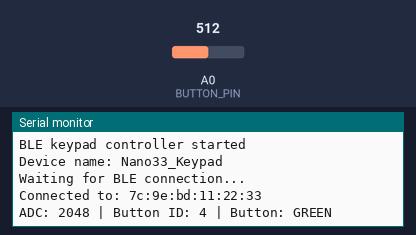
Simulated run of this sketch. Board: Arduino Nano 33 IoT. On the bench: the last lines printed to the serial monitor. The test bench sets the inputs (shaded band); at power-on: A0 (BUTTON_PIN) = 512 (analog values on the 0–1023 scale). Nothing arrives over Bluetooth unless stated; a phone connects over Bluetooth LE 3 s after start.

Above: at 3.8 s.
3.9 s: A0 (BUTTON_PIN) set to 716
At 4.9 s:
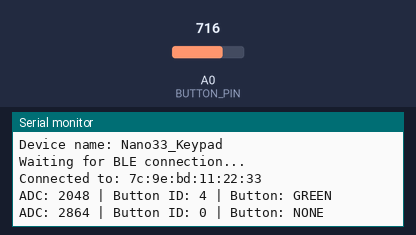
5.4 s: A0 (BUTTON_PIN) set to 306
At 6.2 s:
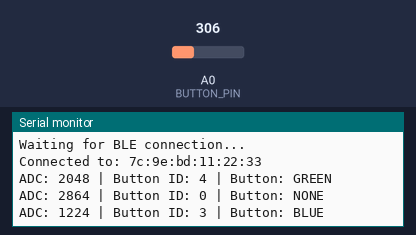
6.9 s: A0 (BUTTON_PIN) set to 122
At 7.3 s:
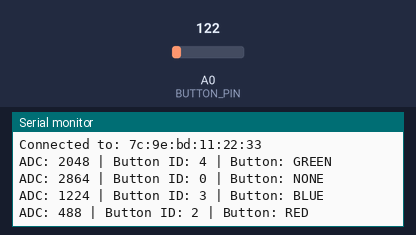
8.4 s: A0 (BUTTON_PIN) set to 0
At 9.5 s:
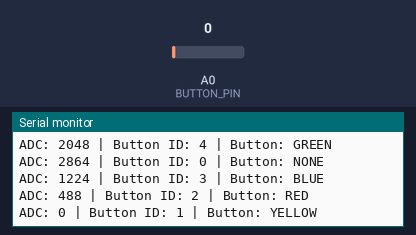

Measured:
- after the input at 3.9 s, the serial monitor: prints a new line after 0.05 s (image 1)
- after the input at 5.4 s, the serial monitor: prints a new line after 0.06 s (image 2)
- after the input at 6.9 s, the serial monitor: prints a new line after 0.06 s (image 3)
- after the input at 8.4 s, the serial monitor: prints a new line after 0.05 s (image 4)

The sketch:

button.ino
```cpp
#include <ArduinoBLE.h>

const int BUTTON_PIN = A0;

// ===============================
// Button ID
// ===============================
// 0 = NONE
// 1 = YELLOW
// 2 = RED
// 3 = BLUE
// 4 = GREEN
// 5 = WHITE

const int BUTTON_NONE   = 0;
const int BUTTON_YELLOW = 1;
const int BUTTON_RED    = 2;
const int BUTTON_BLUE   = 3;
const int BUTTON_GREEN  = 4;
const int BUTTON_WHITE  = 5;

// ===============================
// Measured ADC center values
// ===============================
// 햄이 측정한 값
const int CENTER_YELLOW = 0;
const int CENTER_RED    = 565;
const int CENTER_BLUE   = 1314;
const int CENTER_GREEN  = 2029;
const int CENTER_WHITE  = 2973;

// 아무 버튼도 안 눌렀을 때 값
// 실제로 안 눌렀을 때 Serial Monitor에 뜨는 값으로 바꿔도 됨
const int CENTER_NONE   = 4095;

// ADC 값 흔들림 허용 범위
// 2028, 2029, 2030처럼 살짝 흔들리는 건 이 범위 안에서 처리됨
const int TOLERANCE = 100;

// ===============================
// BLE UUID
// ===============================
BLEService keypadService("19B10000-E8F2-537E-4F6C-D104768A1214");

BLEByteCharacteristic buttonChar(
  "19B10001-E8F2-537E-4F6C-D104768A1214",
  BLERead | BLENotify
);

BLEUnsignedShortCharacteristic rawAdcChar(
  "19B10002-E8F2-537E-4F6C-D104768A1214",
  BLERead | BLENotify
);

// ===============================
// Debounce variables
// ===============================
int stableButton = BUTTON_NONE;
int lastReadButton = BUTTON_NONE;

unsigned long lastChangeTime = 0;
const unsigned long DEBOUNCE_MS = 50;

unsigned long lastRawSendTime = 0;
const unsigned long RAW_SEND_INTERVAL_MS = 100;

// ===============================
// Button classification
// ===============================
int classifyButton(int adc) {
  int centers[6] = {
    CENTER_NONE,
    CENTER_YELLOW,
    CENTER_RED,
    CENTER_BLUE,
    CENTER_GREEN,
    CENTER_WHITE
  };

  int ids[6] = {
    BUTTON_NONE,
    BUTTON_YELLOW,
    BUTTON_RED,
    BUTTON_BLUE,
    BUTTON_GREEN,
    BUTTON_WHITE
  };

  int bestIndex = 0;
  int bestDiff = abs(adc - centers[0]);

  for (int i = 1; i < 6; i++) {
    int diff = abs(adc - centers[i]);

    if (diff < bestDiff) {
      bestDiff = diff;
      bestIndex = i;
    }
  }

  if (bestDiff > TOLERANCE) {
    return BUTTON_NONE;
  }

  return ids[bestIndex];
}

const char* buttonName(int button) {
  switch (button) {
    case BUTTON_YELLOW:
      return "YELLOW";
    case BUTTON_RED:
      return "RED";
    case BUTTON_BLUE:
      return "BLUE";
    case BUTTON_GREEN:
      return "GREEN";
    case BUTTON_WHITE:
      return "WHITE";
    case BUTTON_NONE:
    default:
      return "NONE";
  }
}

void setup() {
  Serial.begin(115200);


  analogReadResolution(12);  // Nano 33 BLE Sense Rev2: 0~4095

  pinMode(BUTTON_PIN, INPUT);

  Serial.println("Starting BLE keypad controller...");

  if (!BLE.begin()) {
    Serial.println("BLE start failed");
    while (1);
  }

  BLE.setLocalName("Nano33_Keypad");
  BLE.setDeviceName("Nano33_Keypad");

  BLE.setAdvertisedService(keypadService);

  keypadService.addCharacteristic(buttonChar);
  keypadService.addCharacteristic(rawAdcChar);

  BLE.addService(keypadService);

  buttonChar.writeValue((byte)BUTTON_NONE);
  rawAdcChar.writeValue((uint16_t)0);

  BLE.advertise();

  Serial.println("BLE keypad controller started");
  Serial.println("Device name: Nano33_Keypad");
  Serial.println("Waiting for BLE connection...");
}

void loop() {
  BLEDevice central = BLE.central();

  if (central) {
    Serial.print("Connected to: ");
    Serial.println(central.address());

    while (central.connected()) {
      int adc = analogRead(BUTTON_PIN);
      int currentButton = classifyButton(adc);

      // Debounce 처리
      if (currentButton != lastReadButton) {
        lastReadButton = currentButton;
        lastChangeTime = millis();
      }

      if ((millis() - lastChangeTime) > DEBOUNCE_MS) {
        if (currentButton != stableButton) {
          stableButton = currentButton;

          // BLE로 버튼 값 전송
          buttonChar.writeValue((byte)stableButton);

          // BLE로 raw ADC 값도 전송
          rawAdcChar.writeValue((uint16_t)adc);

          // Serial Monitor 출력
          Serial.print("ADC: ");
          Serial.print(adc);
          Serial.print(" | Button ID: ");
          Serial.print(stableButton);
          Serial.print(" | Button: ");
          Serial.println(buttonName(stableButton));
        }
      }

      // Raw ADC 값은 주기적으로 전송
      if (millis() - lastRawSendTime > RAW_SEND_INTERVAL_MS) {
        rawAdcChar.writeValue((uint16_t)adc);
        lastRawSendTime = millis();
      }

      delay(10);
    }

    Serial.print("Disconnected from: ");
    Serial.println(central.address());
    Serial.println("Waiting for BLE connection...");
  }
}
```
